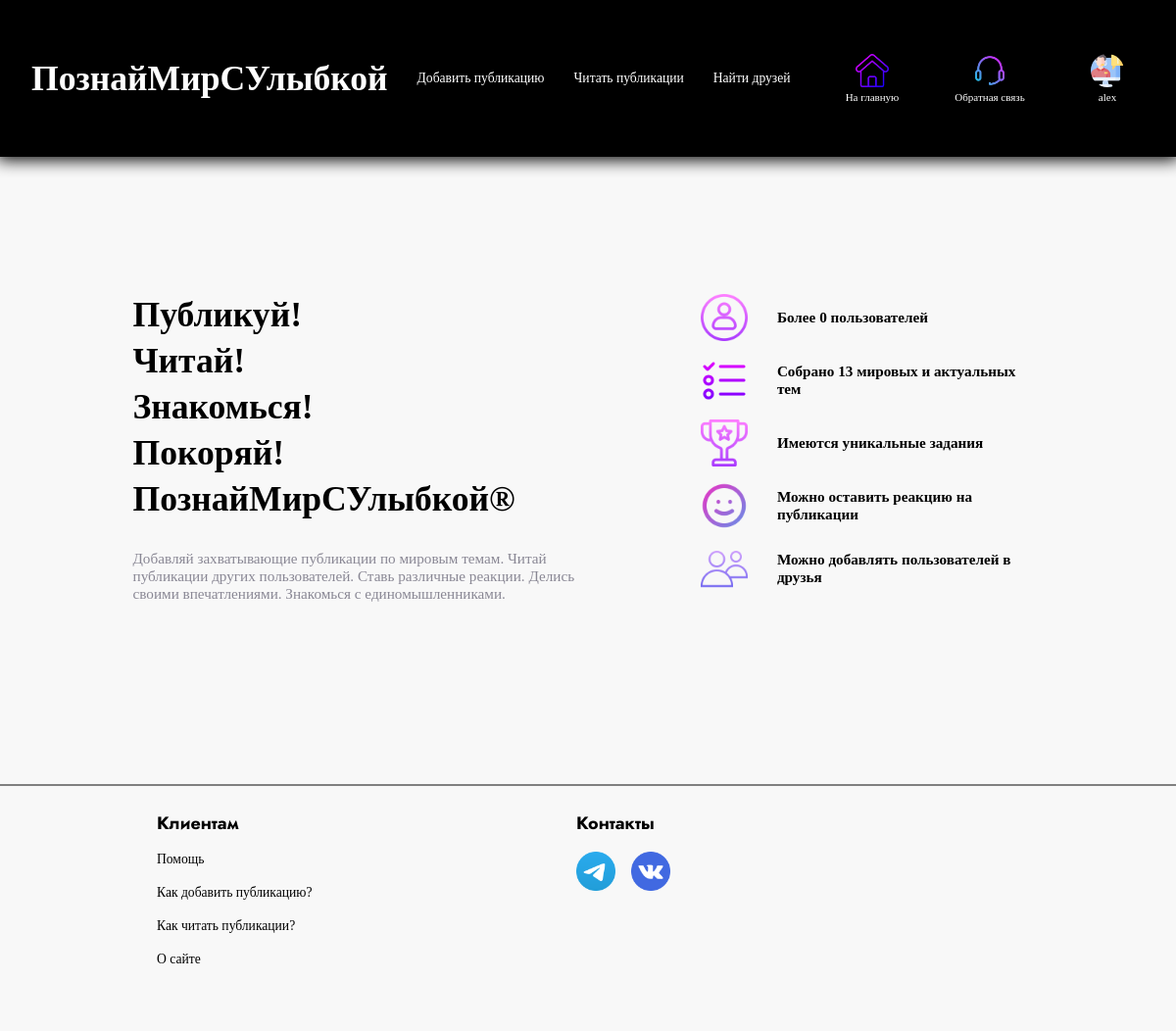
/profile/alex (signed in), run on an earlier commit of the app's database.
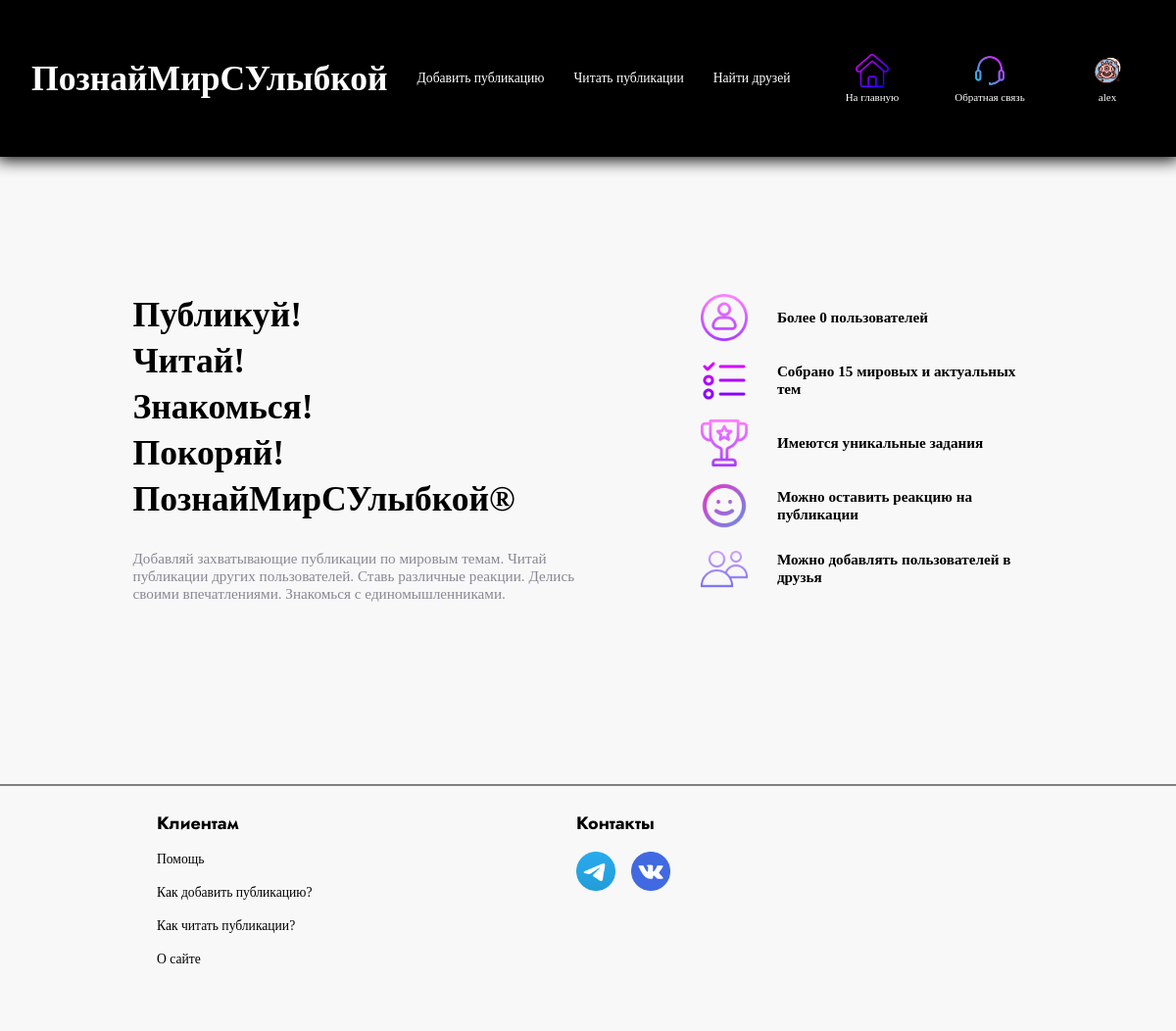
And on a later commit of the database.
### tables this page shows
CREATE TABLE menu_logged (
            text VARCHAR(80) NOT NULL,
            url VARCHAR(80) NOT NULL,
            img_url VARCHAR(80) NOT NULL,
            class VARCHAR(80) NOT NULL
            );

### app.py (the view)
@app.route('/profile/<name>', methods=['GET', 'POST'])
@login_required
def profile(name):
    title = 'Страница - ' + name
    return render_template('index.html',
                           links_header=db.get_info_menu_right(current_user),
                           title=title,
                           links_header_text=db.get_info_menu_left(),
                           cnt_users=db.cnt_users()['cnt'] - (db.cnt_users()['cnt'] % 10),
                           cnt_subjs=db.cnt_subjs()['cnt'])

### app.py (called while the page is built)
@login_manager.user_loader
def load_user(user_id):
    return UserLogin().add_info_user(user_id, db)

### database.py (called while the page is built)
    def get_info_menu_right(self, current_user):
        if current_user.is_authenticated:
            self.cursor.execute('SELECT * FROM menu_logged')
            res = self.cursor.fetchall()
            return res
        self.cursor.execute('SELECT * FROM menu')
        res = self.cursor.fetchall()
        return res

    def get_info_menu_left(self):
        self.cursor.execute('SELECT * FROM menu_text')
        res = self.cursor.fetchall()
        return res

    def get_info_user(self, user_id):
        self.cursor.execute(f"""SELECT *
                                FROM users
                                WHERE id = {user_id}""")
        return self.cursor.fetchone()

    def cnt_users(self):
        self.cursor.execute('SELECT COUNT(name) as cnt FROM users')
        return self.cursor.fetchone()

    def cnt_subjs(self):
        self.cursor.execute('SELECT COUNT(*) as cnt FROM subjects_of_posts')
        return self.cursor.fetchone()

### user_login.py (called while the page is built)
    def add_info_user(self, user_id, db):
        self.__user = db.get_info_user(user_id)
        return self

### templates/index.html (shortened to what the changed rows need)
<!DOCTYPE html>
<html lang="en">
<head>
    <link rel = 'stylesheet' href = '{{url_for("static", filename="css/style.css")}}'>
</head>
{% block body %}
<body style = 'background: #f8f8f8'>
{% endblock %}
    <div class = 'header'>
        {% if current_user.is_authenticated %}
        <a href = '/profile/{{current_user.get_name()}}'>
        {% else %}
        <a href = '/'>
        {% endif %}
          <h1> ПознайМирСУлыбкой </h1>
        </a>
        {% block links_header %}
            {% for link in links_header %}
            <a class = 'block_link_header {{link["class"]}}' href = '{{link["url"]}}'>
                <img src = '{{link["img_url"]}}' class = 'img_link_header'>
                <span class = 'p_link_header'> {{link["text"]}} </span>
            </a>
            {% endfor %}
        {% endblock %}
    </div>
    {% block content %}
    <div class = 'block_main'>
      <section class = 'first'>
        <div class = 'desc_index_div'>
          <div class = 'desc_text_index_div'>
            <h1> Публикуй! </h1>
            <h1 style = 'margin-top: 5px'> Читай! </h1>
            <h1 style = 'margin-top: 5px'> Знакомься! </h1>
            <h1 style = 'margin-top: 5px'> Покоряй! </h1>
            <h1 style = 'margin-top: 5px'> ПознайМирСУлыбкой® </h1>
          </div>
          <div class = 'dignities_index_div'>
            <div class = 'dignity_index_div' style = 'margin-top: 1em;'>
              <img src = '{{url_for("static", filename="images/dignities/subjects.png")}}' class = 'dignity_index_img'>
              <p class = 'bold_text' style = 'margin-left: 2em; font-size: calc(11px + 0.35vw)'> Собрано {{cnt_subjs}} мировых и актуальных тем </p>
            </div>
          </div>
        </div>
      </section>
    </div>
    {% endblock %}
</body>
</html>

What changed in the data, as far as the page shows it:
changed menu_logged "alex": img_url: a different picture
Also different on the page:
{{ cnt_subjs }}: "13" → "15"
